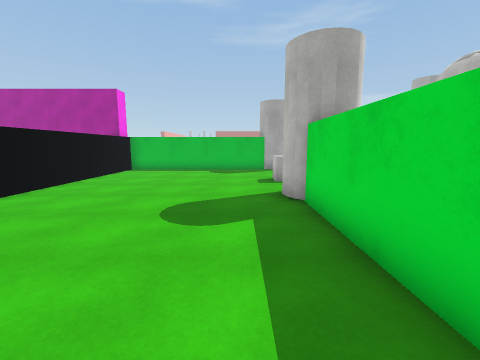
view 1 (above)

24 first-person views from a walk through a Unity game level. The camera is 1.4 m above the floor, tilts 8° down and sees 90° across. The floor is counted in squares, 1 m on a side. Each view is taken from the middle of a square. On the plan, view 1 faces up. The plan holds only what a view shows up to about 13 squares ahead; the rest is blank. The place goes on beyond the plan. The player is left out. Surface patterns are stand-ins for the level's own textures.

view 2
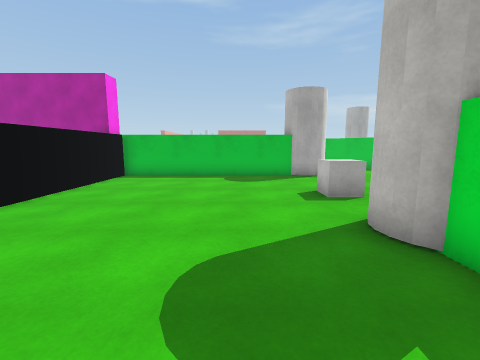

view 3
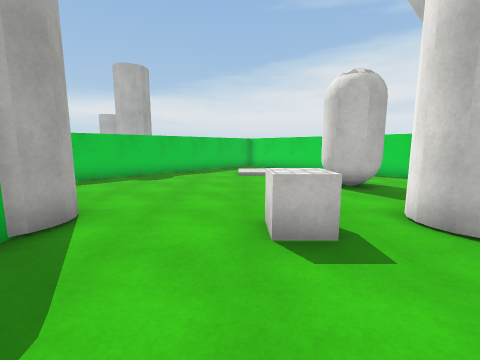

view 4
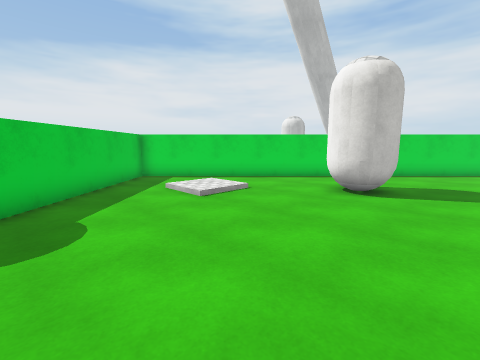

view 5
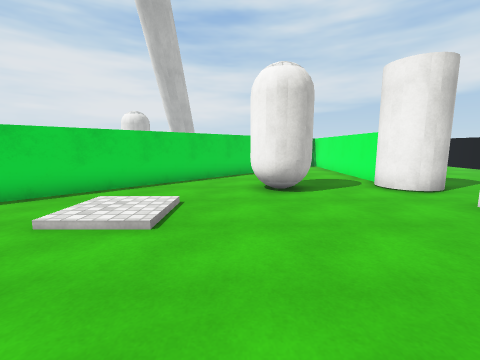

view 6
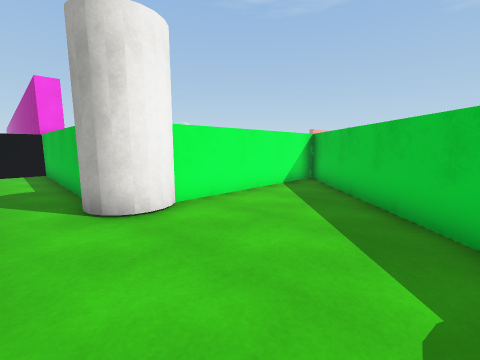

view 7
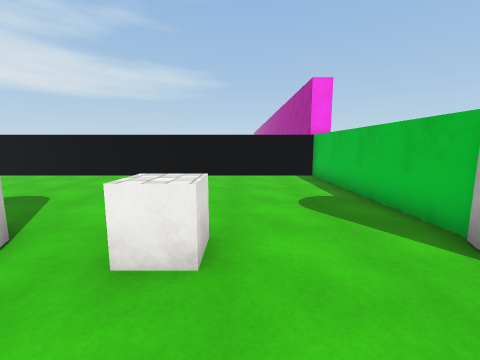

view 8
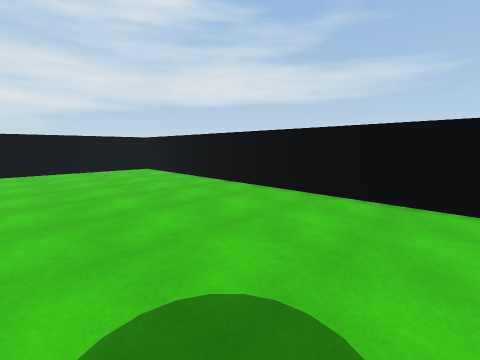

view 9
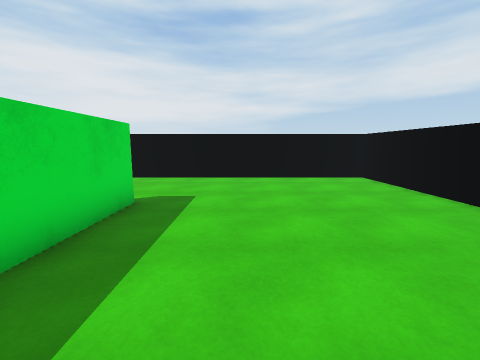

view 10
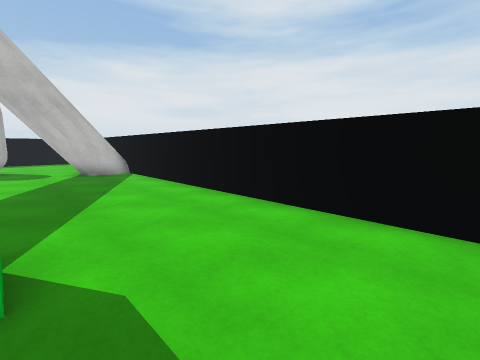

view 11
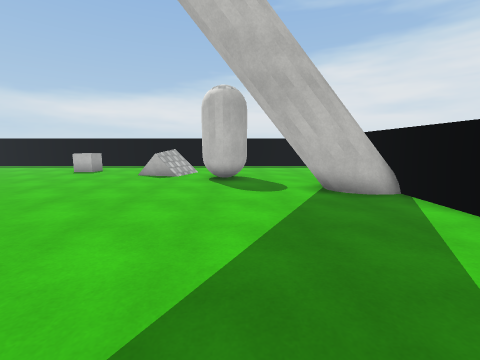

view 12
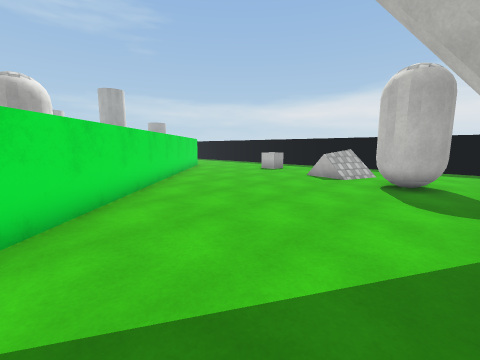

view 13
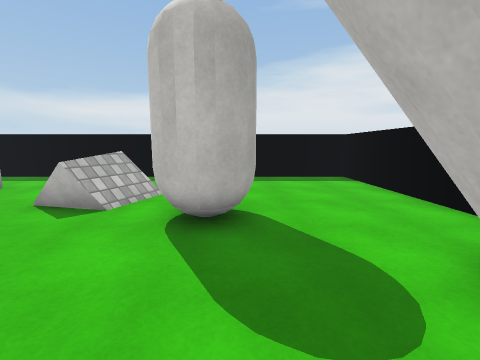

view 14
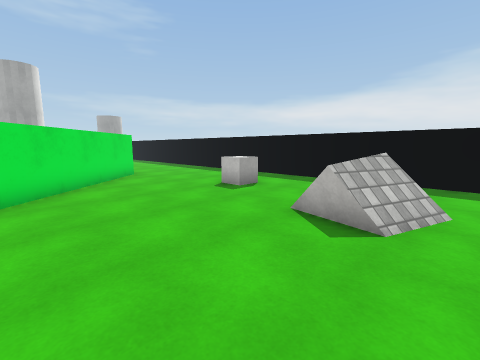

view 15
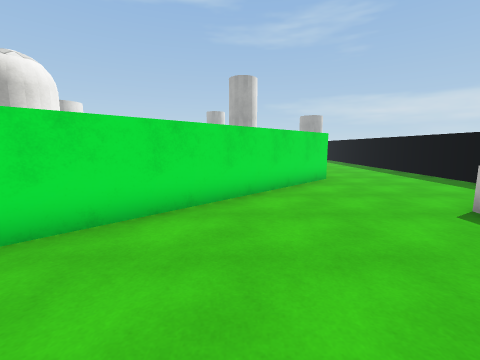

view 16
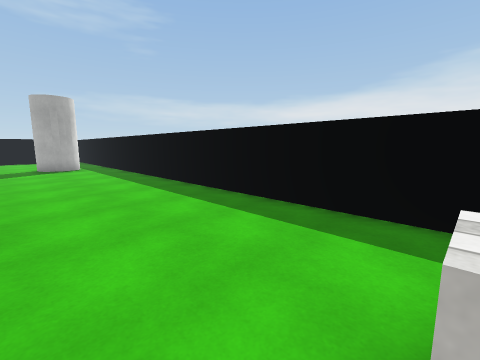

view 17
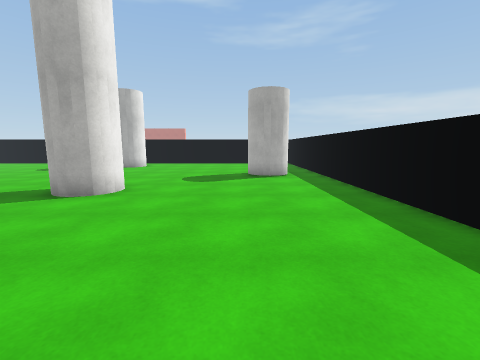

view 18
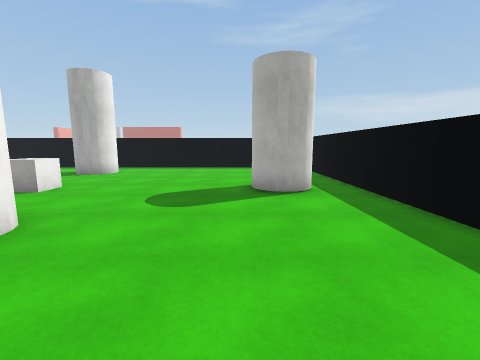

view 19
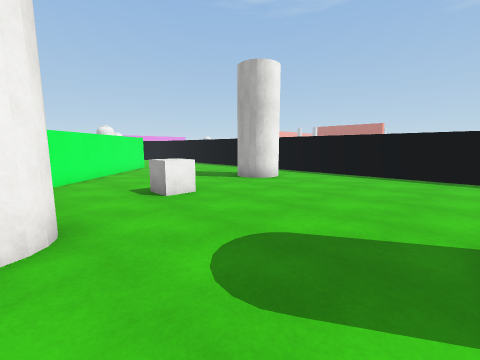

view 20
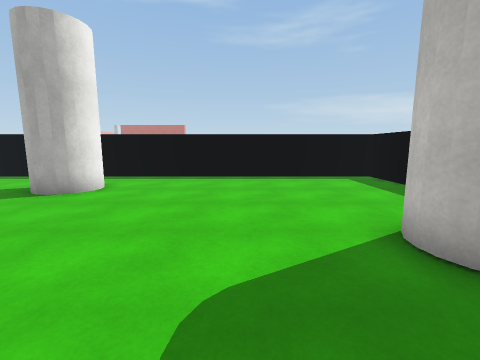

view 21
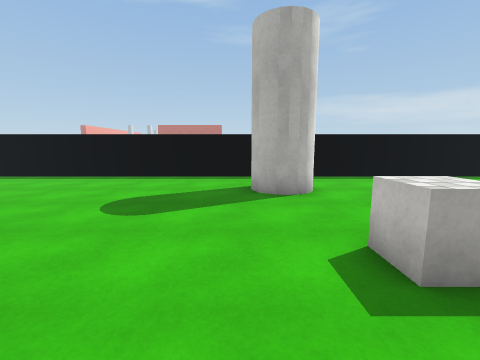

view 22
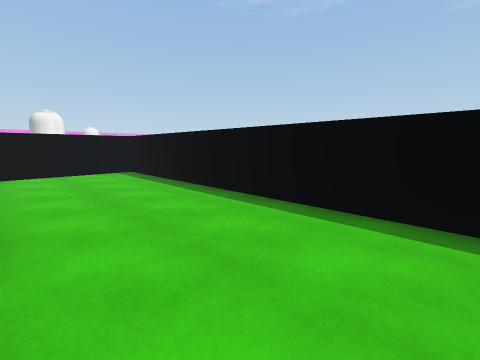

view 23
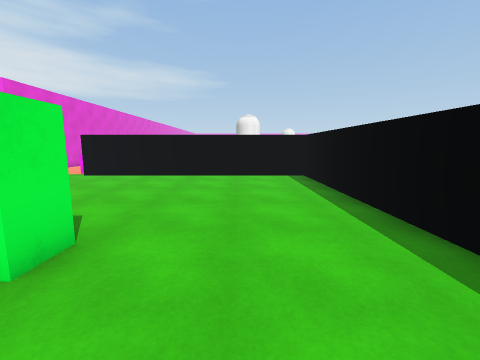

view 24
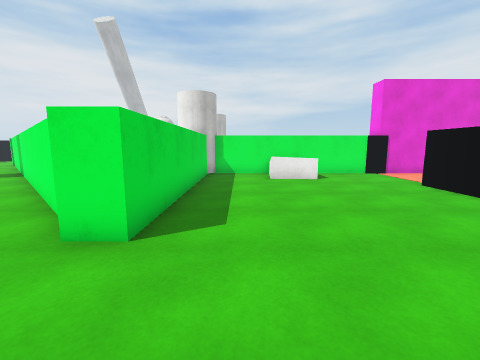

### Floor plan
Points are (right, up) in squares from view 1. A wall is a line through its corners. A room is listed if a view was taken in it or the views show most of it. See-through windows are left out.
Room 1 (views 1, 2, 3, 4, 5, 6, 7, 8, 9, 10)
walls: (2.7, 5.6) (2.7, 1.9); (1.7, 1.5) (1.7, 6); (4, -1) (15.3, 10.3) (2.7, 22.9) (2.7, 16.4); (1.5, 14.5) (-6.6, 14.5) (-6.6, -8.8) (4.6, -8.8); (1.7, -3.9) (1.7, -0.5)
low walls: (2.6, -3.9) (1.7, -3.9)
ways out: opening at (3.8, -6.5) to room 2
objects: cylinder (1, 6) to (3, 8); white cube (2, 10); cylinder (2, 14) to (3, 16); white capsule (6, 6) to (8, 8)
Room 2 (views 11, 12, 13, 14, 15, 16, 17, 18, 19, 20, 21, 22, 23, 24)
walls: (14.3, 17.6) (14, 16.8) (13.5, 16.6) (13.1, 16.5) (12.6, 16.8); (14, 18.3) (14.3, 17.7) (14.2, 17.2); (13.5, 18.6) (13.8, 18.4) (14, 18.2); (16.8, 10.4) (5.9, -0.5); (1.7, 16) (1.7, 24.6) (2.8, 24.6); (11.3, 26.4) (11, 26); (11.4, 26.6) (11.1, 26.1); (11.4, 27) (11.3, 26.2) (10.7, 25.9) (10.2, 25.8) (9.7, 26.1); (3.7, 23.3) (11.9, 15.1); (22.1, -2.1) (22.1, 30.1) (-6.6, 30.1) (-6.6, 19.4); (12.5, -5.6) (13.1, -5.6); (-8.5, 15.5) (1.4, 15.5); (12.1, -6.5) (12.7, -5.8) (13.2, -5.8) (13.4, -5.9); (11.8, -6.8) (12.3, -5.8); (11.7, -7.8) (12.1, -6) (12.4, -5.7) (12.6, -5.6); (12.3, -8.2) (11.8, -7.6); (12.2, -8.2) (11.8, -7.1) (12.2, -6.2) (12.8, -5.9); (11.9, -8.3) (11.9, -6.6); (15.9, -8.8) (22.1, -8.8) (22.1, -3.8); (4.6, -8.8) (14, -8.8)
low walls: (12.1, -6.7) (12.3, -6.5) (12.7, -6.3); (12, -7) (12.5, -6.6); (12.1, -8.6) (11.8, -7.6) (12.2, -6.9)
ways out: opening at (3.8, -6.5) to room 1
objects: cube (-3, 17) to (-1, 18); white cube (11, 22); white capsule (15, -4) to (16, -2); cube (18, -1); white cube (19, 5); cylinder (19, 21) to (20, 23)

Positions as (right, up) in squares from view 1, and headings:
1: (0, 0), facing up
2: (-1, 3), facing up
3: (-2, 11), facing right
4: (4, 15), facing down-right
5: (8, 15), facing down
6: (8, 13), facing up-left
7: (5, 11), facing left
8: (0, 6), facing down-left
9: (-1, 2), facing down
10: (-1, -4), facing down-right
11: (5, -4), facing right
12: (6, -5), facing up-right
13: (11, -4), facing right
14: (12, -2), facing up-right
15: (13, 0), facing up
16: (17, 5), facing up-right
17: (18, 10), facing up
18: (18, 14), facing up
19: (18, 18), facing up-left
20: (16, 19), facing up
21: (9, 19), facing up
22: (7, 25), facing up-left
23: (5, 27), facing left
24: (0, 28), facing down
